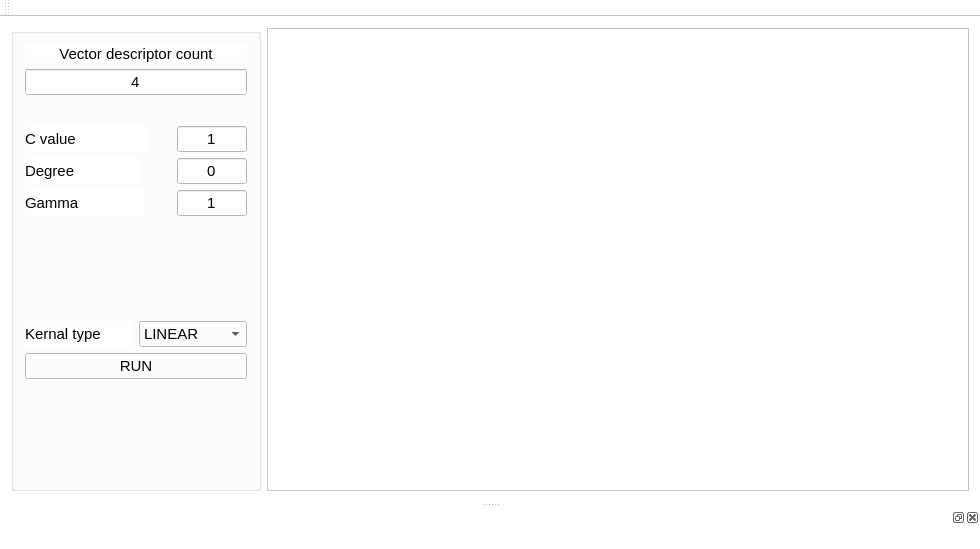
<?xml version="1.0" encoding="UTF-8"?>
<ui version="4.0">
 <class>mySVM</class>
 <widget class="QMainWindow" name="mySVM">
  <property name="geometry">
   <rect>
    <x>0</x>
    <y>0</y>
    <width>980</width>
    <height>549</height>
   </rect>
  </property>
  <property name="windowTitle">
   <string>mySVM</string>
  </property>
  <property name="styleSheet">
   <string notr="true">background-color: rgb(255, 255, 255);</string>
  </property>
  <widget class="QWidget" name="centralWidget">
   <layout class="QHBoxLayout" name="horizontalLayout">
    <item>
     <widget class="QGroupBox" name="groupBox">
      <property name="minimumSize">
       <size>
        <width>100</width>
        <height>0</height>
       </size>
      </property>
      <property name="maximumSize">
       <size>
        <width>250</width>
        <height>16777215</height>
       </size>
      </property>
      <property name="font">
       <font>
        <pointsize>11</pointsize>
       </font>
      </property>
      <property name="title">
       <string/>
      </property>
      <layout class="QVBoxLayout" name="verticalLayout">
       <item>
        <layout class="QVBoxLayout" name="verticalLayout_2">
         <item>
          <widget class="QLabel" name="Lb_vector">
           <property name="font">
            <font>
             <pointsize>11</pointsize>
            </font>
           </property>
           <property name="text">
            <string>&lt;html&gt;&lt;head/&gt;&lt;body&gt;&lt;p&gt;Vector descriptor count&lt;/p&gt;&lt;/body&gt;&lt;/html&gt;</string>
           </property>
           <property name="textFormat">
            <enum>Qt::RichText</enum>
           </property>
           <property name="alignment">
            <set>Qt::AlignCenter</set>
           </property>
          </widget>
         </item>
         <item>
          <widget class="QLineEdit" name="vectorsCount">
           <property name="font">
            <font>
             <pointsize>11</pointsize>
            </font>
           </property>
           <property name="styleSheet">
            <string notr="true"/>
           </property>
           <property name="text">
            <string>4</string>
           </property>
           <property name="alignment">
            <set>Qt::AlignCenter</set>
           </property>
          </widget>
         </item>
        </layout>
       </item>
       <item>
        <spacer name="verticalSpacer_4">
         <property name="orientation">
          <enum>Qt::Vertical</enum>
         </property>
         <property name="sizeType">
          <enum>QSizePolicy::Minimum</enum>
         </property>
         <property name="sizeHint" stdset="0">
          <size>
           <width>20</width>
           <height>25</height>
          </size>
         </property>
        </spacer>
       </item>
       <item>
        <layout class="QHBoxLayout" name="horizontalLayout_3">
         <item>
          <widget class="QLabel" name="Lb_c">
           <property name="font">
            <font>
             <pointsize>11</pointsize>
            </font>
           </property>
           <property name="text">
            <string>C value                 </string>
           </property>
          </widget>
         </item>
         <item>
          <spacer name="horizontalSpacer_3">
           <property name="orientation">
            <enum>Qt::Horizontal</enum>
           </property>
           <property name="sizeHint" stdset="0">
            <size>
             <width>40</width>
             <height>20</height>
            </size>
           </property>
          </spacer>
         </item>
         <item>
          <widget class="QLineEdit" name="svmC">
           <property name="minimumSize">
            <size>
             <width>70</width>
             <height>0</height>
            </size>
           </property>
           <property name="maximumSize">
            <size>
             <width>70</width>
             <height>16777215</height>
            </size>
           </property>
           <property name="font">
            <font>
             <pointsize>11</pointsize>
            </font>
           </property>
           <property name="text">
            <string>1</string>
           </property>
           <property name="alignment">
            <set>Qt::AlignCenter</set>
           </property>
          </widget>
         </item>
        </layout>
       </item>
       <item>
        <layout class="QHBoxLayout" name="horizontalLayout_5">
         <item>
          <widget class="QLabel" name="LB_degree">
           <property name="font">
            <font>
             <pointsize>11</pointsize>
            </font>
           </property>
           <property name="text">
            <string>Degree                </string>
           </property>
          </widget>
         </item>
         <item>
          <spacer name="horizontalSpacer_5">
           <property name="orientation">
            <enum>Qt::Horizontal</enum>
           </property>
           <property name="sizeHint" stdset="0">
            <size>
             <width>40</width>
             <height>20</height>
            </size>
           </property>
          </spacer>
         </item>
         <item>
          <widget class="QLineEdit" name="svmDegree">
           <property name="minimumSize">
            <size>
             <width>70</width>
             <height>0</height>
            </size>
           </property>
           <property name="maximumSize">
            <size>
             <width>70</width>
             <height>16777215</height>
            </size>
           </property>
           <property name="font">
            <font>
             <pointsize>11</pointsize>
            </font>
           </property>
           <property name="text">
            <string>0</string>
           </property>
           <property name="alignment">
            <set>Qt::AlignCenter</set>
           </property>
          </widget>
         </item>
        </layout>
       </item>
       <item>
        <layout class="QHBoxLayout" name="horizontalLayout_4">
         <item>
          <widget class="QLabel" name="svmGamma">
           <property name="font">
            <font>
             <pointsize>11</pointsize>
            </font>
           </property>
           <property name="text">
            <string>Gamma                </string>
           </property>
          </widget>
         </item>
         <item>
          <spacer name="horizontalSpacer_4">
           <property name="orientation">
            <enum>Qt::Horizontal</enum>
           </property>
           <property name="sizeHint" stdset="0">
            <size>
             <width>40</width>
             <height>20</height>
            </size>
           </property>
          </spacer>
         </item>
         <item>
          <widget class="QLineEdit" name="LE_gamma_value">
           <property name="minimumSize">
            <size>
             <width>70</width>
             <height>0</height>
            </size>
           </property>
           <property name="maximumSize">
            <size>
             <width>70</width>
             <height>16777215</height>
            </size>
           </property>
           <property name="font">
            <font>
             <pointsize>11</pointsize>
            </font>
           </property>
           <property name="text">
            <string>1</string>
           </property>
           <property name="alignment">
            <set>Qt::AlignCenter</set>
           </property>
          </widget>
         </item>
        </layout>
       </item>
       <item>
        <spacer name="verticalSpacer">
         <property name="orientation">
          <enum>Qt::Vertical</enum>
         </property>
         <property name="sizeHint" stdset="0">
          <size>
           <width>20</width>
           <height>70</height>
          </size>
         </property>
        </spacer>
       </item>
       <item>
        <layout class="QHBoxLayout" name="horizontalLayout_6">
         <item>
          <widget class="QLabel" name="Lb_type">
           <property name="font">
            <font>
             <pointsize>11</pointsize>
            </font>
           </property>
           <property name="text">
            <string>Kernal type  </string>
           </property>
          </widget>
         </item>
         <item>
          <widget class="QComboBox" name="svmKernalType">
           <property name="minimumSize">
            <size>
             <width>60</width>
             <height>0</height>
            </size>
           </property>
           <property name="font">
            <font>
             <pointsize>11</pointsize>
            </font>
           </property>
           <property name="styleSheet">
            <string notr="true"/>
           </property>
           <item>
            <property name="text">
             <string>LINEAR</string>
            </property>
           </item>
           <item>
            <property name="text">
             <string>POLY</string>
            </property>
           </item>
           <item>
            <property name="text">
             <string>RBF</string>
            </property>
           </item>
           <item>
            <property name="text">
             <string>SIGMOD</string>
            </property>
           </item>
           <item>
            <property name="text">
             <string>CHI2</string>
            </property>
           </item>
           <item>
            <property name="text">
             <string>INTER</string>
            </property>
           </item>
          </widget>
         </item>
        </layout>
       </item>
       <item>
        <widget class="QPushButton" name="btnTrainSVM">
         <property name="font">
          <font>
           <pointsize>11</pointsize>
          </font>
         </property>
         <property name="styleSheet">
          <string notr="true"/>
         </property>
         <property name="text">
          <string>RUN</string>
         </property>
        </widget>
       </item>
       <item>
        <spacer name="verticalSpacer_2">
         <property name="orientation">
          <enum>Qt::Vertical</enum>
         </property>
         <property name="sizeHint" stdset="0">
          <size>
           <width>20</width>
           <height>64</height>
          </size>
         </property>
        </spacer>
       </item>
      </layout>
     </widget>
    </item>
    <item>
     <widget class="QGraphicsView" name="graphicsView">
      <property name="minimumSize">
       <size>
        <width>600</width>
        <height>0</height>
       </size>
      </property>
     </widget>
    </item>
   </layout>
  </widget>
  <widget class="QToolBar" name="mainToolBar">
   <attribute name="toolBarArea">
    <enum>TopToolBarArea</enum>
   </attribute>
   <attribute name="toolBarBreak">
    <bool>false</bool>
   </attribute>
  </widget>
  <widget class="QStatusBar" name="statusBar"/>
  <widget class="QDockWidget" name="dockWidget">
   <attribute name="dockWidgetArea">
    <number>8</number>
   </attribute>
   <widget class="QWidget" name="dockWidgetContents_2"/>
  </widget>
  <action name="actionRunTraining">
   <property name="text">
    <string>Run Training</string>
   </property>
  </action>
 </widget>
 <layoutdefault spacing="6" margin="11"/>
 <resources/>
 <connections/>
</ui>
